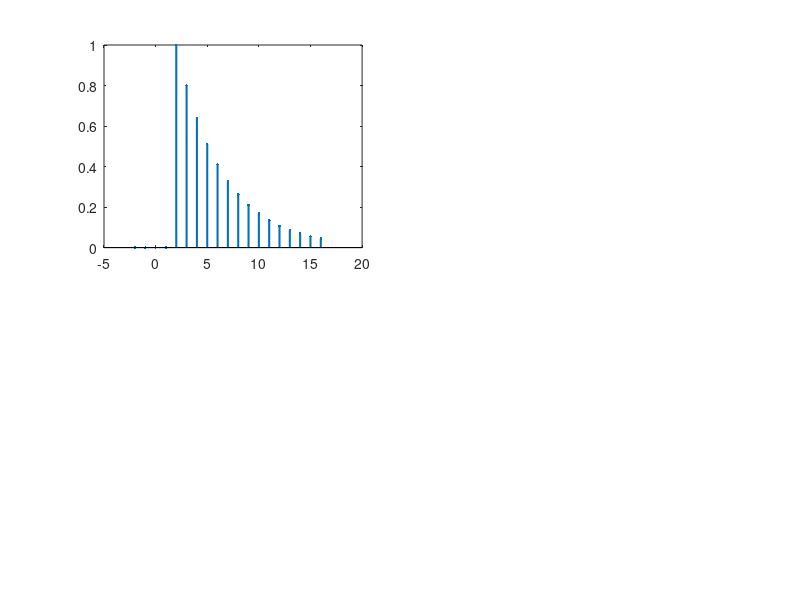

Source code (MATLAB): (Note: this script raises an error after producing the figure.)
function fig2_5

% FIGURE 2.5:  Z-transform of causal exponentials

clc
clear
fprintf ('Figure 2.5: Z-transform of causal exponentials\n')

% Stable a

figure
n = 8;
k0 = -n/4 : 2*n;
m = length(k0);
subplot(2,2,1)
a = 0.8;
for k = 0 : m-1;
   if (k < n/2)
      x(k+1) = 0;
   else
      x(k+1) = a^(k-n/2);
   end
end
h = stem (k0,x,'filled','.');
set (h,'LineWidth',1.5)
f_labels ('Causal exponentials','\it{k}','\it{x(k)}')
axis square
axis([k0(1) k0(m) -0.2 1.2])

% Pole-zero pattern

c=0.085;
r = 1;
phi = linspace(0,2*pi,361);
x1 = r*cos(phi);
y1 = r*sin(phi);
subplot(2,2,2)
box off
h = plot(x1,y1,'b',[-2 2],[0 0],'k',[0 0],[-2 2],'k');
set(h(1),'LineWidth',1.5)
axis square
f_labels ('Pole-zero patterns','Re(\it{z})','Im(\it{z})')
text (a-c,0,'X')
text (-c,0,'O')

% Unstable a

subplot(2,2,3)
a = 1.1;
for k = 0 : m-1;
   if (k < n/2)
      x(k+1) = 0;
   else
      x(k+1) = a^(k-n/2);
   end
end
h = stem (k0,x,'filled','.');
set (h,'LineWidth',1.5)
f_labels ('','\it{k}','{\itx(k)}')
axis square
axis([k0(1) k0(m) -0.5 5])

% Pole-zero pattern

c=0.085;
subplot(2,2,4)
box off
h = plot(x1,y1,'b',[-2 2],[0 0],'k',[0 0],[-2 2],'k');
set (h(1),'LineWidth',1.5)
axis square
f_labels ('','Re(\it{z})','Im(\it{z})')
text (a-c,0,'X')
text (-c,0,'O')
f_wait
